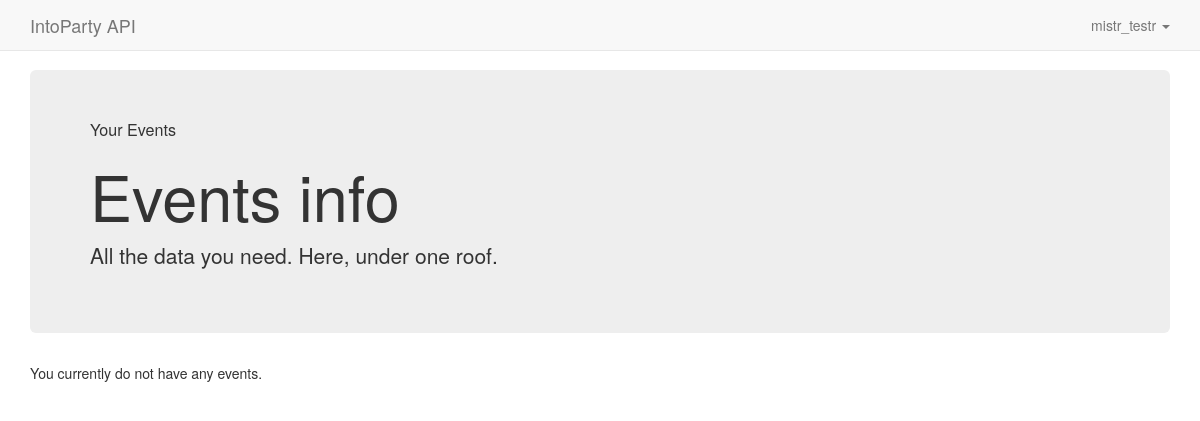
Page /events/ (signed in) on the earlier database version.
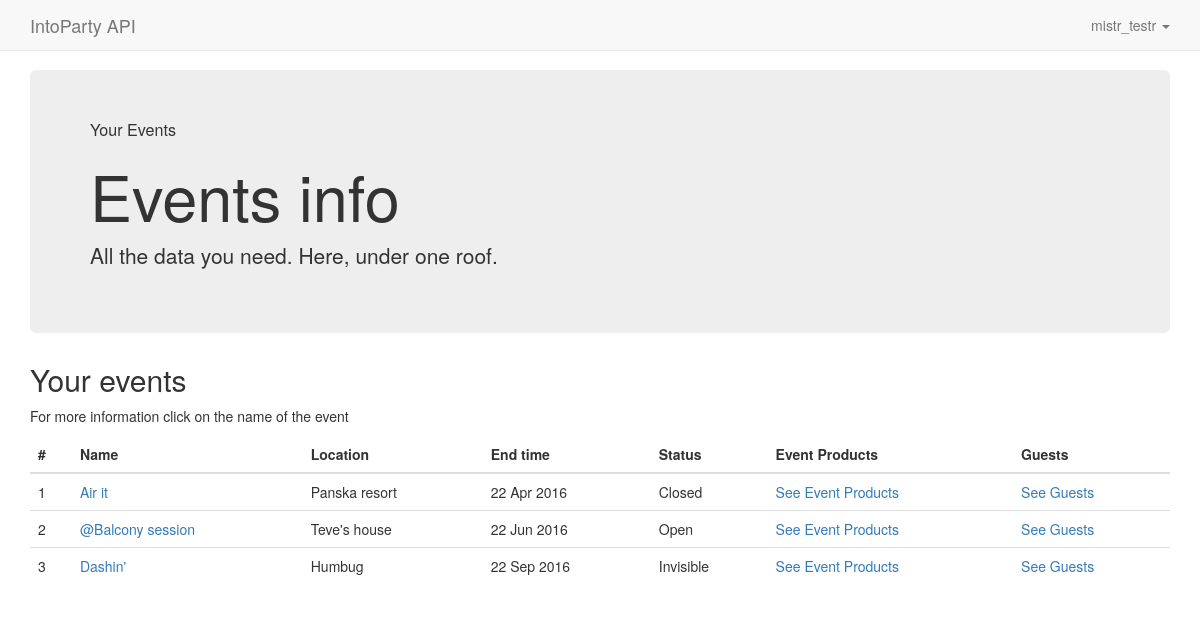
Same page on the later database version.
### web/models.py (models this page shows, shortened)
class Event(models.Model):
  name = models.CharField(max_length=200)
  organizer = models.ForeignKey(User)
  location = models.CharField(max_length=100, blank=True)
  description = models.TextField(default='', blank=True)
  STATUS_CHOICES = (
      ('OP', 'Open'),
      ('CL', 'Closed'),
      ('IO', 'Invite Only'),
      ('IN', 'Invisible'),
    )
  status =  models.CharField(max_length=2, choices=STATUS_CHOICES, default='IN')
  start_time = models.DateTimeField(default=timezone.now)
  end_time =  models.DateTimeField()
  facebook_share_img_url = models.URLField(default='', blank=True)
  ticketshop_url = models.URLField(default='', blank=True)
  sold_out = models.BooleanField(default=False)

### web/views.py (the view)
# urls.py: url(r'^events/$', views.events, name='events'),
@login_required
def events(request):
  event_list = Event.objects.filter(organizer=request.user, ).order_by('end_time')
  context = {
    'event_list' : event_list,
  }
  return render(request, 'web/events.html', context)

### web/templatetags/breadcrumbs.py (called while the page is built, shortened)
@register.tag
def breadcrumb(parser, token):
  return BreadcrumbNode(token.split_contents()[1:])

def create_crumb(title, url=None):
  crumb = "/"
  if url:
    crumb = "<a href='%s'>%s</a> %s" % (url, title, crumb)
  else:
    crumb = "%s" %  (title)
  return crumb

  def render(self, context):
    title = self.vars[0].var
    if title.find("'")==-1 and title.find('"')==-1:
      try:
        val = self.vars[0]
        title = val.resolve(context)
      except:
        title = ''
    else:
      title=title.strip("'").strip('"')
      title=smart_text(title)
    url = None
    return create_crumb(title, url)

### web/templates/web/events.html (shortened to what this page needs)
{% extends 'web/base.html' %}
{% load breadcrumbs %}
{% block bread %}
  {% breadcrumb 'Your Events' %}
{% endblock %}
{% block jumbo %}
  <h1>Events info</h1>
  <p>All the data you need. Here, under one roof.</p>
{% endblock %}
{% block content %}
{% if event_list %}
  <h2>Your events</h2>
  <p>For more information click on the name of the event</p>
  <table class="table">
    <thead>
      <tr>
        <th>#</th>
        <th>Name</th>
        <th>Location</th>
        <th>End time</th>
        <th>Status</th>
        <th>Event Products</th>
        <th>Guests</th>
      </tr>
    </thead>
    <tbody>
      {% for event in event_list %}
        <tr>
          <td>{{ forloop.counter }}</td>
          <td><a href="{% url 'single_event' event_id=event.id %}">{{ event.name }}</a></td>
          <td>{{ event.location }}</td>
          <td>{{ event.end_time|date:"d M Y" }}</td>
          <td>{{ event.get_status_display }}</td>
          <td><a href="{% url 'event_products' event_id=event.id %}">See Event Products</a></td>
          <td><a href="{% url 'guests' event_id=event.id %}">See Guests</a></td>
        </tr>
      {% endfor %}
    </tbody>
  </table>
{% else %}
  <p>You currently do not have any events.</p>
{% endif %}
{% endblock %}

### web/templates/web/base.html (shortened to what this page needs)
{% load staticfiles %}
<!DOCTYPE html>
<html lang="en">
<head>
  <link rel="stylesheet" type="text/css" href="{% static 'web/css/style.css' %}" >
  <link rel="stylesheet" href="http://maxcdn.bootstrapcdn.com/bootstrap/3.3.6/css/bootstrap.min.css">
</head>
<body>
<nav class="navbar navbar-default navbar-fixed-top">
  <div class="container">
    <div class="navbar-header">
      <a class="navbar-brand" href="/">IntoParty API</a>
    </div>
    <ul class="nav navbar-nav navbar-right">
      <li class="dropdown">
        <a href="#" class="dropdown-toggle" data-toggle="dropdown" role="button" aria-haspopup="true" aria-expanded="false">{{ user.username }} <span class="caret"></span></a>
      </li>
    </ul>
  </div>
</nav>
<div class="container">
  <div class="jumbotron">
    <p class="route">{% block bread %}{% endblock %}</p>
    {% block jumbo %}{% endblock %}
  </div>
  {% block content %}{% endblock %}
</div>
</body>
</html>

### web/static/web/css/style.css (style rules this page uses)
body { padding-top: 70px; }
.jumbotron .route { font-size: 115%; }

Differences in the rows shown:
added Event: name "Air it", location "Panska resort", end_time "22 Apr 2016", status "Closed"
added Event: name "@Balcony session", location "Teve's house", end_time "22 Jun 2016", status "Open"
added Event: name "Dashin'", location "Humbug", end_time "22 Sep 2016", status "Invisible"
Other differences:
text no longer shown: "You currently do not have any events."
text now shown: "Your events For more information click on the name of the event # Name Location End time Status Event Products Guests"
